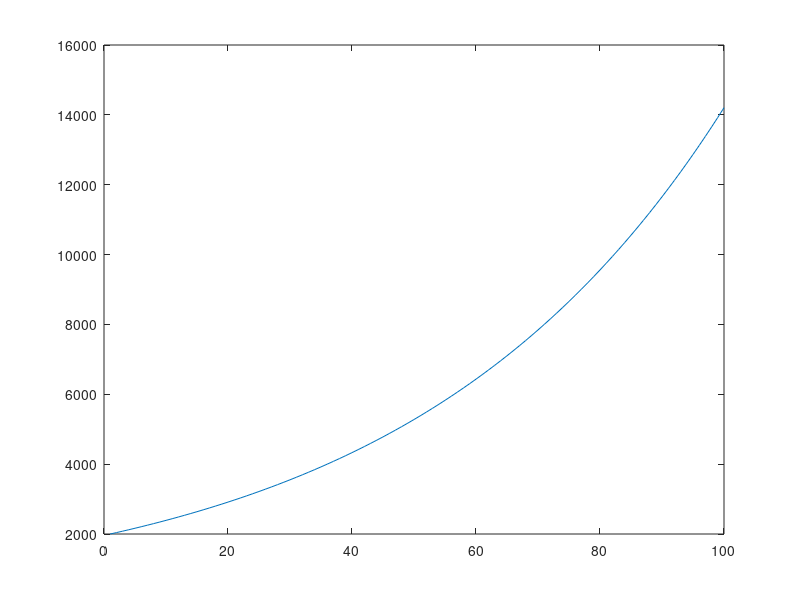

Write MATLAB code to recreate this figure.
r = 0.02;
balance = zeros(1, 100);
balance(1) = 2000;

for k=1:99
    balance(k+1) = (1+r)*balance(k);
end

plot(1:(k+1), balance)